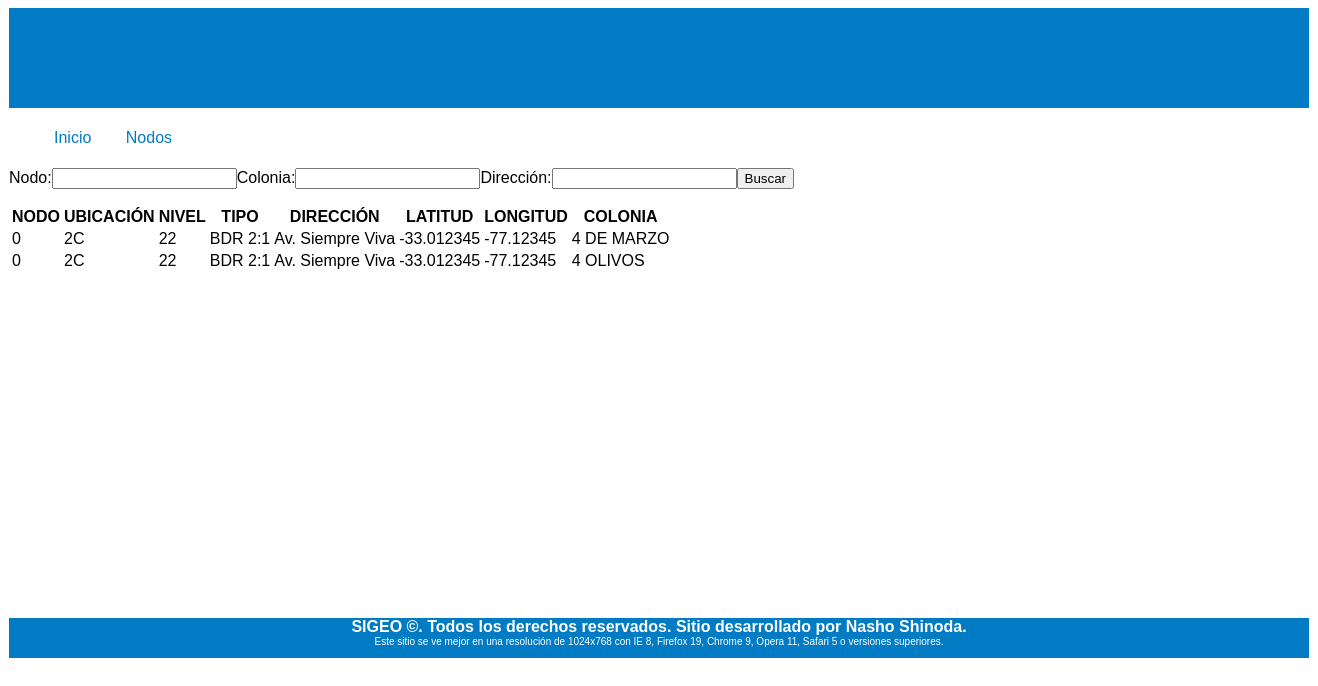
Page /index.php/nodos/userSearch on the committed database.
### tables this page shows
CREATE TABLE nodos(
	nodoId INT(11) NOT NULL auto_increment,
	numNodo INT(3) NOT NULL,
	ubiCTC VARCHAR(30) NOT NULL,
	nivelNodo VARCHAR(3) NOT NULL,
	tipoNodo VARCHAR(20) NOT NULL,
	direccionNodo VARCHAR(200) NOT NULL,
	latNodo FLOAT(30) NOT NULL,
	lngNodo FLOAT(30) NOT NULL,
	PRIMARY KEY(nodoId)
);

CREATE TABLE colonias(
	coloniaId INT(11) NOT NULL auto_increment,
	nombreColonia VARCHAR(11) not null,
	PRIMARY KEY(coloniaId)
);

### application/views/includes/template.php (called while the page is built)
<?php
$this->load->view('includes/header');
$this->load->view($main_content);
$this->load->view('includes/footer');
?>

### application/controllers/nodos.php (called while the page is built, shortened)
<?php if ( ! defined('BASEPATH')) exit('No direct script access allowed');
class Nodos extends CI_Controller{
	public function __construct(){
        $this->load->model('NodosModel');
        $this->load->helper('form');
        $this->load->library('form_validation');
    }
    public function userSearch(){
        $busquedaNodo = $this->input->post('numNodos');
        $busquedaColonia = $this->input->post('nomColonias');
        $busquedaDireccion = $this->input->post('direccion');
        $resultadoBusqueda = $this->NodosModel->getInfoNodo($busquedaNodo, $busquedaDireccion, $busquedaColonia);
        $resultadoArray = array();
        if($resultadoBusqueda){
            foreach ($resultadoBusqueda as $rBusqueda){
                $resultadoArray[] = array(
                    'numNodo'       =>  $rBusqueda->numNodo,
                    'ubiCTC'        =>  $rBusqueda->ubiCTC,
                    'nivelNodo'     =>  $rBusqueda->nivelNodo,
                    'tipoNodo'      =>  $rBusqueda->tipoNodo,
                    'direccionNodo' =>  $rBusqueda->direccionNodo,
                    'latNodo'       =>  $rBusqueda->latNodo,
                    'lngNodo'       =>  $rBusqueda->lngNodo,
                    'nombreColonia' =>  $rBusqueda->nombreColonia
                );
            }
        }
        $data['title'] = '[SISTEMA GEOLOCALIZACIÓN]';
        $data['main_content'] = 'nodos/index';
        $data['rBusqueda'] = $resultadoArray;
        $this->load->view('includes/template', $data);
    }
}

### index.php (called while the page is built, shortened)
<?php
require_once BASEPATH.'core/CodeIgniter.php';

### application/models/nodosModel.php (called while the page is built, shortened)
<?php
class NodosModel extends CI_Model{
    public function getInfoNodo($busquedaNodo, $busquedaDireccion, $busquedaColonia){
        $this->db->select('numNodo, ubiCTC, nivelNodo, tipoNodo, direccionNodo, latNodo, lngNodo, nombreColonia');
        $this->db->from('relaciones r');
        $this->db->join('colonias c', 'r.reIdColonia = c.coloniaId', 'inner');
        $this->db->join('nodos n', 'r.reIdNodo = n.nodoId', 'inner');
        if($busquedaNodo >= 0 && empty($busquedaColonia) && empty($busquedaDireccion)){
            $this->db->where('numNodo', $busquedaNodo);
        }
        $query = $this->db->get();
        if($query->num_rows() > 0){
            return $query->result();
        }else{
            return false;
        }
    }
}

### application/views/nodos/index.php (the view)
<div id="main">
    <div class="content">
    <?php
      echo form_open('nodos/userSearch');
      $campoNodo = array(
              'name'  =>  'numNodos',
              'id'    =>  'numNodos',
              'value' =>  ''
              );
      $campoColonia = array(
              'name'  =>  'nomColonias',
              'id'    =>  'nomColonias',
              'value' =>  ''
              );
      $campoDireccion = array(
              'name'  =>  'direccion',
              'id'    =>  'direccion',
              'value' =>  ''
              );
      $botonBusqueda = array(
              'name'  =>  'submit',
              'id'    =>  'botonBuscar',
              'value' =>  'Buscar'
              );
      echo form_label('Nodo:');
      echo form_input($campoNodo);
      echo form_label('Colonia:');
      echo form_input($campoColonia);
      echo form_label('Dirección:');
      echo form_input($campoDireccion);
      echo form_submit($botonBusqueda);
      echo form_close();
    ?>
    <table>
      <thead>
          <tr>
              <th>NODO</th>
              <th>UBICACIÓN</th>
              <th>NIVEL</th>
              <th>TIPO</th>
              <th>DIRECCIÓN</th>
              <th>LATITUD</th>
              <th>LONGITUD</th>
              <th>COLONIA</th>
          </tr>
      </thead>
      <tbody>
          <?php
            if(isset($rBusqueda)){
              if(count($rBusqueda) > 0){
                for($i=0; $i<count($rBusqueda); $i++){
          ?>
          <tr>
            <td><?php echo $rBusqueda[$i]['numNodo']; ?></td>
            <td><?php echo $rBusqueda[$i]['ubiCTC']; ?></td>
            <td><?php echo $rBusqueda[$i]['nivelNodo']; ?></td>
            <td><?php echo $rBusqueda[$i]['tipoNodo']; ?></td>
            <td><?php echo $rBusqueda[$i]['direccionNodo']; ?></td>
            <td><?php echo $rBusqueda[$i]['latNodo']; ?></td>
            <td><?php echo $rBusqueda[$i]['lngNodo']; ?></td>
            <td><?php echo $rBusqueda[$i]['nombreColonia']; ?></td>
          </tr>
          <?php
              }
            }else{
              ?>
              <tr>
                <td>NO HAY INFORMACIÓN, ¿DESEA INCLUIRLA?</td>
              </tr>
              <?php
            }
          }
          ?>
      </tbody>
    </table>
    </div>
</div>

### application/views/includes/header.php (shortened to what this page needs)
<html>
    <head>
        <link rel="stylesheet" href="<?php echo base_url();?>css/style.css">
    </head>
<body>
    <div id="web">
        <div id="header">
        </div>
        <nav>
            <ul>
                <li><a href="<?php echo base_url();?>home">Inicio</a></li>
                <li><a href="<?php echo base_url();?>nodos">Nodos</a></li>
            </ul>
        </nav>

### application/views/includes/footer.php (shortened to what this page needs)
</body>
    <div id="footer">
        <b>SIGEO &copy;. Todos los derechos reservados. Sitio desarrollado por Nasho Shinoda.</b><br>
        <span>Este sitio se ve mejor en una resolución de 1024x768 con IE 8, Firefox 19, Chrome 9, Opera 11, Safari 5 o versiones superiores.</span>
    </div>
</html>

### css/style.css (style rules this page uses)
body { font-family: Verdana, Arial, Georgia; text-color: #032408; }
nav ul li { display: inline-block; margin-right: 20px; color: #1D1D1D; cursor: pointer; padding: 5px; -webkit-transition: all 0.5s linear; -moz-transition: all 0.5s linear; -o-transition: all 0.5s linear; }
nav ul li a { text-decoration: none; color: #007BC4; }
#main { height: 450px; }
#web { width: 1300px; margin: 0 auto; }
#header { height: 100px; background-color: #007BC4; }
#footer { height:40px; background-color: #007BC4; clear:both; text-align: center; color: #FFF; font-family: Verdana, Arial, Georgia; }
#footer span { font-size: 10px; }

### rows in the picture
nodos: numNodo "0", ubiCTC "2C", nivelNodo "22", tipoNodo "BDR 2:1", direccionNodo "Av. Siempre Viva", latNodo "-33.012345", lngNodo "-77.12345", colonias.nombreColonia "4 DE MARZO", colonias.nombreColonia "4 OLIVOS"

### other values in the picture
form_label('Nodo:') "Nodo:"
form_label('Colonia:') "Colonia:"
form_label('Dirección:') "Dirección:"
